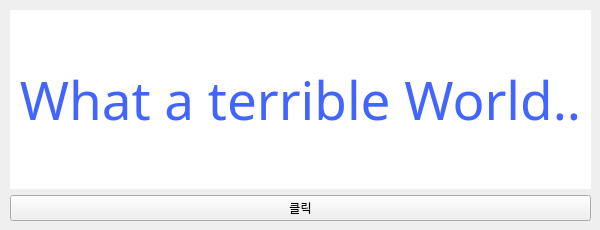
<?xml version="1.0" encoding="UTF-8"?>
<ui version="4.0">
 <class>Form</class>
 <widget class="QWidget" name="Form">
  <property name="geometry">
   <rect>
    <x>0</x>
    <y>0</y>
    <width>600</width>
    <height>230</height>
   </rect>
  </property>
  <property name="maximumSize">
   <size>
    <width>600</width>
    <height>230</height>
   </size>
  </property>
  <property name="font">
   <font>
    <family>맑은 고딕</family>
   </font>
  </property>
  <property name="windowTitle">
   <string>네번째 Qt앱</string>
  </property>
  <widget class="QWidget" name="verticalLayoutWidget">
   <property name="geometry">
    <rect>
     <x>10</x>
     <y>10</y>
     <width>581</width>
     <height>211</height>
    </rect>
   </property>
   <layout class="QVBoxLayout" name="verticalLayout">
    <item>
     <widget class="QLabel" name="label">
      <property name="font">
       <font>
        <family>Bauhaus 93</family>
        <pointsize>40</pointsize>
       </font>
      </property>
      <property name="styleSheet">
       <string notr="true">color: rgb(67, 101, 255);
background-color: white;</string>
      </property>
      <property name="text">
       <string>What a terrible World..</string>
      </property>
      <property name="alignment">
       <set>Qt::AlignCenter</set>
      </property>
     </widget>
    </item>
    <item>
     <widget class="QPushButton" name="btnMsg">
      <property name="text">
       <string>클릭</string>
      </property>
     </widget>
    </item>
   </layout>
  </widget>
 </widget>
 <resources/>
 <connections/>
</ui>
